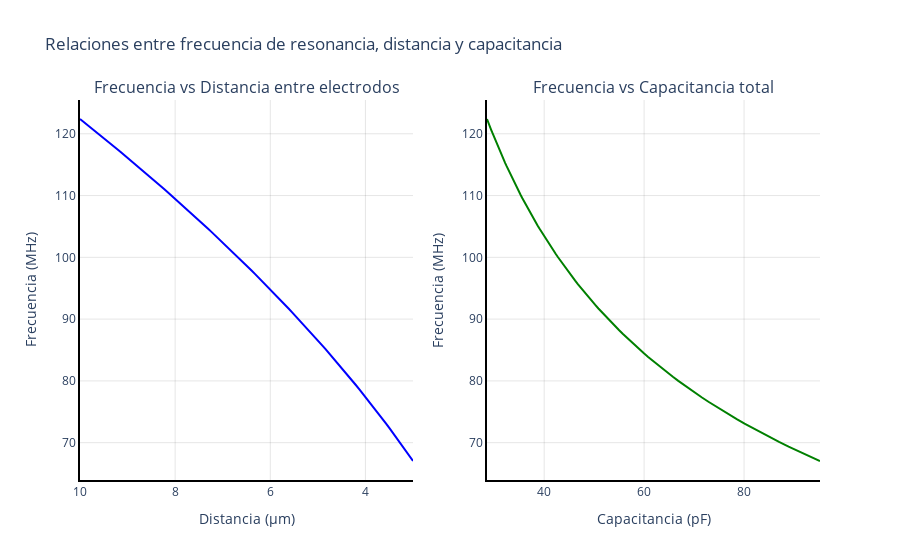

Here is the notebook cell this chart was saved with:
### Markdown cell above
#### Relación entre Capacitancia y Frecuencia

### Code cell
import numpy as np
import plotly.graph_objects as go
from plotly.subplots import make_subplots

# Parámetros fijos
A_electrodo_m2 = 1.05e-7
epsilon_0 = 8.854e-12
epsilon_r_poliamida = 3.2
num_pares_electrodos = 48

# Rango de distancia entre electrodos (3 µm a 10 µm)
d_poliamida_range = np.linspace(3e-6, 1e-5, 100)

# Cálculo de capacitancia total y frecuencia de resonancia
C_total_array = 2 * num_pares_electrodos * epsilon_0 * epsilon_r_poliamida * A_electrodo_m2 / d_poliamida_range
f_resonancia_array = 1 / (2 * np.pi * np.sqrt(L_total * C_total_array))
f_resonancia_MHz_array = f_resonancia_array / 1e6

# Crear figura con subplots
fig = make_subplots(rows=1, cols=2, subplot_titles=(
    "Frecuencia vs Distancia entre electrodos",
    "Frecuencia vs Capacitancia total"
))

# Primer gráfico: Frecuencia vs Distancia
fig.add_trace(
    go.Scatter(
        x=d_poliamida_range * 1e6,
        y=f_resonancia_MHz_array,
        mode='lines',
        name='f vs distancia',
        line=dict(color='blue')
    ),
    row=1, col=1
)

# Segundo gráfico: Frecuencia vs Capacitancia
fig.add_trace(
    go.Scatter(
        x=C_total_array * 1e12,
        y=f_resonancia_MHz_array,
        mode='lines',
        name='f vs capacitancia',
        line=dict(color='green')
    ),
    row=1, col=2
)

# Configuración de ejes y diseño
fig.update_xaxes(
    title_text="Distancia (µm)", 
    autorange="reversed", 
    row=1, col=1,
    showgrid=True,
    gridcolor='rgba(0, 0, 0, 0.1)',  # Color de la malla
    zeroline=False,
    showline=True,
    linewidth=2,  # Grosor de la línea del eje
    linecolor='black'  # Color oscuro para el eje
)
fig.update_yaxes(
    title_text="Frecuencia (MHz)", 
    row=1, col=1,
    showgrid=True,
    gridcolor='rgba(0, 0, 0, 0.1)',  # Color de la malla
    zeroline=False,
    showline=True,
    linewidth=2,  # Grosor de la línea del eje
    linecolor='black'  # Color oscuro para el eje
)

fig.update_xaxes(
    title_text="Capacitancia (pF)", 
    row=1, col=2,
    showgrid=True,
    gridcolor='rgba(0, 0, 0, 0.1)',  # Color de la malla
    zeroline=False,
    showline=True,
    linewidth=2,  # Grosor de la línea del eje
    linecolor='black'  # Color oscuro para el eje
)
fig.update_yaxes(
    title_text="Frecuencia (MHz)", 
    row=1, col=2,
    showgrid=True,
    gridcolor='rgba(0, 0, 0, 0.1)',  # Color de la malla
    zeroline=False,
    showline=True,
    linewidth=2,  # Grosor de la línea del eje
    linecolor='black'  # Color oscuro para el eje
)

fig.update_layout(
    title="Relaciones entre frecuencia de resonancia, distancia y capacitancia",
    showlegend=False,
    template='plotly_white',
    plot_bgcolor='white',  # Fondo blanco para el gráfico
    paper_bgcolor='white',  # Fondo blanco fuera del gráfico
)

fig.show()

### Figure 1 — Plotly figure (JSON) as saved in the notebook; plotly's stock layout.template omitted (floating-point values rounded to 4 significant figures)
{"data": [{"line": {"color": "blue"}, "mode": "lines", "name": "f vs distancia", "type": "scatter", "x": [3.0, 3.071, 3.141, 3.212, 3.283, 3.354, 3.424, 3.495, 3.566, 3.636, 3.707, 3.778, 3.848, 3.919, 3.99, 4.061, 4.131, 4.202, 4.273, 4.343, 4.414, 4.485, 4.556, 4.626, 4.697, 4.768, 4.838, 4.909, 4.98, 5.051, 5.121, 5.192, 5.263, 5.333, 5.404, 5.475, 5.545, 5.616, 5.687, 5.758, 5.828, 5.899, 5.97, 6.04, 6.111, 6.182, 6.253, 6.323, 6.394, 6.465, 6.535, 6.606, 6.677, 6.747, 6.818, 6.889, 6.96, 7.03, 7.101, 7.172, 7.242, 7.313, 7.384, 7.455, 7.525, 7.596, 7.667, 7.737, 7.808, 7.879, 7.949, 8.02, 8.091, 8.162, 8.232, 8.303, 8.374, 8.444, 8.515, 8.586, 8.657, 8.727, 8.798, 8.869, 8.939, 9.01, 9.081, 9.152, 9.222, 9.293, 9.364, 9.434, 9.505, 9.576, 9.646, 9.717, 9.788, 9.859, 9.929, 10.0], "xaxis": "x", "y": [67.04, 67.82, 68.6, 69.37, 70.12, 70.88, 71.62, 72.35, 73.08, 73.8, 74.52, 75.23, 75.93, 76.62, 77.31, 77.99, 78.67, 79.34, 80.0, 80.66, 81.31, 81.96, 82.61, 83.25, 83.88, 84.51, 85.13, 85.75, 86.37, 86.98, 87.59, 88.19, 88.79, 89.38, 89.97, 90.56, 91.14, 91.72, 92.3, 92.87, 93.44, 94.0, 94.56, 95.12, 95.68, 96.23, 96.78, 97.32, 97.87, 98.41, 98.94, 99.48, 100.0, 100.5, 101.1, 101.6, 102.1, 102.6, 103.1, 103.6, 104.2, 104.7, 105.2, 105.7, 106.2, 106.7, 107.2, 107.7, 108.1, 108.6, 109.1, 109.6, 110.1, 110.6, 111.0, 111.5, 112.0, 112.5, 112.9, 113.4, 113.9, 114.3, 114.8, 115.3, 115.7, 116.2, 116.6, 117.1, 117.5, 118.0, 118.4, 118.9, 119.3, 119.8, 120.2, 120.6, 121.1, 121.5, 122.0, 122.4], "yaxis": "y"}, {"line": {"color": "green"}, "mode": "lines", "name": "f vs capacitancia", "type": "scatter", "x": [95.2, 93.01, 90.91, 88.91, 87.0, 85.16, 83.4, 81.72, 80.1, 78.54, 77.04, 75.6, 74.21, 72.87, 71.58, 70.33, 69.13, 67.97, 66.84, 65.75, 64.7, 63.68, 62.69, 61.73, 60.8, 59.9, 59.03, 58.18, 57.35, 56.55, 55.77, 55.01, 54.27, 53.55, 52.85, 52.17, 51.5, 50.85, 50.22, 49.6, 49.0, 48.41, 47.84, 47.28, 46.73, 46.2, 45.68, 45.17, 44.67, 44.18, 43.7, 43.23, 42.77, 42.33, 41.89, 41.46, 41.04, 40.62, 40.22, 39.82, 39.43, 39.05, 38.68, 38.31, 37.95, 37.6, 37.25, 36.91, 36.58, 36.25, 35.93, 35.61, 35.3, 34.99, 34.69, 34.4, 34.11, 33.82, 33.54, 33.26, 32.99, 32.72, 32.46, 32.2, 31.95, 31.7, 31.45, 31.21, 30.97, 30.73, 30.5, 30.27, 30.05, 29.82, 29.61, 29.39, 29.18, 28.97, 28.76, 28.56], "xaxis": "x2", "y": [67.04, 67.82, 68.6, 69.37, 70.12, 70.88, 71.62, 72.35, 73.08, 73.8, 74.52, 75.23, 75.93, 76.62, 77.31, 77.99, 78.67, 79.34, 80.0, 80.66, 81.31, 81.96, 82.61, 83.25, 83.88, 84.51, 85.13, 85.75, 86.37, 86.98, 87.59, 88.19, 88.79, 89.38, 89.97, 90.56, 91.14, 91.72, 92.3, 92.87, 93.44, 94.0, 94.56, 95.12, 95.68, 96.23, 96.78, 97.32, 97.87, 98.41, 98.94, 99.48, 100.0, 100.5, 101.1, 101.6, 102.1, 102.6, 103.1, 103.6, 104.2, 104.7, 105.2, 105.7, 106.2, 106.7, 107.2, 107.7, 108.1, 108.6, 109.1, 109.6, 110.1, 110.6, 111.0, 111.5, 112.0, 112.5, 112.9, 113.4, 113.9, 114.3, 114.8, 115.3, 115.7, 116.2, 116.6, 117.1, 117.5, 118.0, 118.4, 118.9, 119.3, 119.8, 120.2, 120.6, 121.1, 121.5, 122.0, 122.4], "yaxis": "y2"}], "layout": {"annotations": [{"font": {"size": 16}, "showarrow": false, "text": "Frecuencia vs Distancia entre electrodos", "x": 0.225, "xanchor": "center", "xref": "paper", "y": 1, "yanchor": "bottom", "yref": "paper"}, {"font": {"size": 16}, "showarrow": false, "text": "Frecuencia vs Capacitancia total", "x": 0.775, "xanchor": "center", "xref": "paper", "y": 1, "yanchor": "bottom", "yref": "paper"}], "paper_bgcolor": "white", "plot_bgcolor": "white", "showlegend": false, "title": {"text": "Relaciones entre frecuencia de resonancia, distancia y capacitancia"}, "xaxis": {"anchor": "y", "autorange": "reversed", "domain": [0, 0.45], "gridcolor": "rgba(0, 0, 0, 0.1)", "linecolor": "black", "linewidth": 2, "showgrid": true, "showline": true, "title": {"text": "Distancia (µm)"}, "zeroline": false}, "xaxis2": {"anchor": "y2", "domain": [0.55, 1], "gridcolor": "rgba(0, 0, 0, 0.1)", "linecolor": "black", "linewidth": 2, "showgrid": true, "showline": true, "title": {"text": "Capacitancia (pF)"}, "zeroline": false}, "yaxis": {"anchor": "x", "domain": [0, 1], "gridcolor": "rgba(0, 0, 0, 0.1)", "linecolor": "black", "linewidth": 2, "showgrid": true, "showline": true, "title": {"text": "Frecuencia (MHz)"}, "zeroline": false}, "yaxis2": {"anchor": "x2", "domain": [0, 1], "gridcolor": "rgba(0, 0, 0, 0.1)", "linecolor": "black", "linewidth": 2, "showgrid": true, "showline": true, "title": {"text": "Frecuencia (MHz)"}, "zeroline": false}}}
